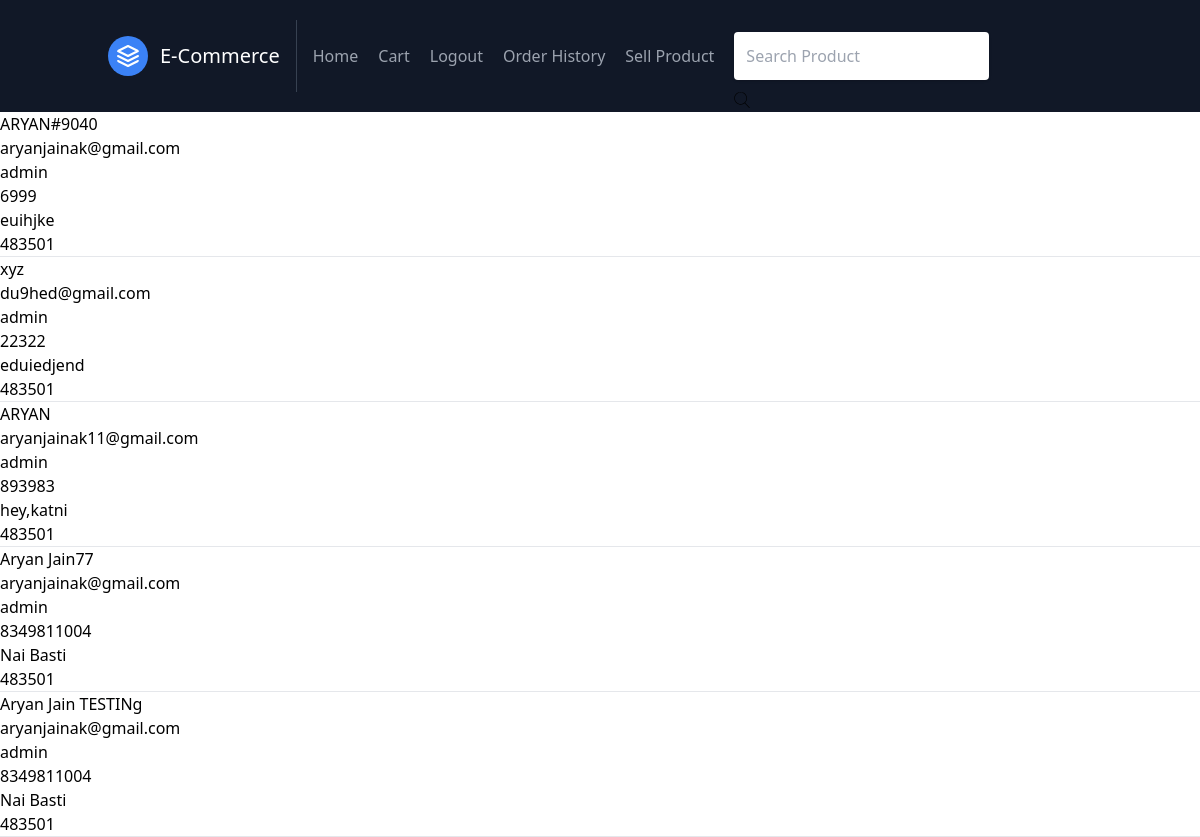
/auth/order_history/ (signed in), run on an earlier commit of the app's database.
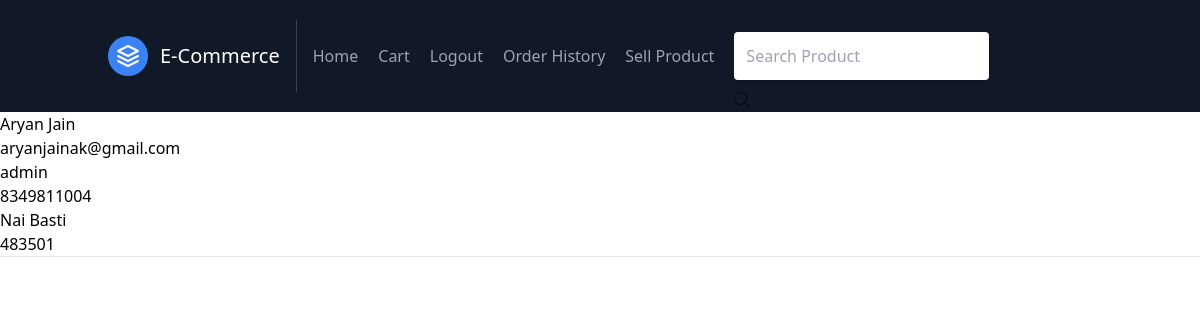
And on a later commit of the database.
### index/models.py (models this page shows, shortened)
class Order(models.Model):
    name=models.CharField(max_length=50)
    email=models.EmailField()
    author=models.ForeignKey(User,on_delete=models.CASCADE)
    phone_no=models.IntegerField(default=0)
    address=models.CharField(max_length=100)
    zipcode=models.IntegerField(default=0)

### users/views.py (the view)
# urls.py: path('order_history/',views.order_history,name='order_history'),
@login_required
def order_history(request):
    history=User.objects.all()
    return render(request,'users/order_history.html',{'history':history})

### users/templates/users/order_history.html (shortened to what this page needs)
{% extends "index/base.html" %}
{% block content %}
{% for op in user.order_set.all %}
{{op.name}}<br>
{{op.email}}<br>
{{op.author}}<br>
{{op.phone_no}}<br>
{{op.address}}<br>
{{op.zipcode}}<br>
<hr>
{% endfor %}
{% endblock content %}

### index/templates/index/base.html (shortened to what this page needs)
<!DOCTYPE html>
<html lang="en">
<head>
    <link href="https://unpkg.com/tailwindcss@^2/dist/tailwind.min.css" rel="stylesheet">
</head>
<body>
    <header class="text-gray-400 bg-gray-900 body-font">
        <div class="container mx-auto flex flex-wrap p-5 flex-col md:flex-row items-center">
          <a class="flex title-font font-medium items-center text-white mb-4 md:mb-0">
            <svg xmlns="http://www.w3.org/2000/svg" fill="none" stroke="currentColor" stroke-linecap="round" stroke-linejoin="round" stroke-width="2" class="w-10 h-10 text-white p-2 bg-blue-500 rounded-full" viewBox="0 0 24 24">
              <path d="M12 2L2 7l10 5 10-5-10-5zM2 17l10 5 10-5M2 12l10 5 10-5"></path>
            </svg>
            <span class="ml-3 text-xl">E-Commerce</span>
          </a>
          <nav class="md:mr-auto md:ml-4 md:py-1 md:pl-4 md:border-l md:border-gray-700	flex flex-wrap items-center text-base justify-center">
            <a href="{% url 'index:home' %}"  class="mr-5 hover:text-white">Home</a>
            <a href="{% url 'index:cart' %}"  class="mr-5 hover:text-white">Cart</a>
            {% if user.is_authenticated %}
            <a href="{% url 'users:logout' %}"  class="mr-5 hover:text-white">Logout</a>
            <a href="{% url 'users:order_history' %}"  class="mr-5 hover:text-white">Order History</a>
            <a href="{% url 'index:seller' %}"  class="mr-5 hover:text-white">Sell Product</a>
            {% else %}
            <a href="{% url 'users:login' %}"  class="mr-5 hover:text-white">Login</a>
            <a href="{% url 'users:register' %}"  class="mr-5 hover:text-white">Sign Up</a>
            {% endif %}
<div class="relative mr-6 my-2">
  <form method="POST" action="{% url 'index:search' %}">
  <input type="search"  name="searched" id="searched" class="bg-purple-white shadow rounded border-0 p-3" placeholder="Search Product">
  <div class="absolute pin-r pin-t mt-3 mr-4 text-purple-lighter">
  </form>
  </div>
</div>
      </header>
    {% block content %} {% endblock content %}
</body>
</html>

What changed in the data, as far as the page shows it:
removed Order: name "ARYAN#9040", email "aryanjainak@gmail.com", author "admin", phone_no "6999", address "euihjke", zipcode "483501"
removed Order: name "xyz", email "du9hed@gmail.com", author "admin", phone_no "22322", address "eduiedjend", zipcode "483501"
removed Order: name "ARYAN", email "aryanjainak11@gmail.com", author "admin", phone_no "893983", address "hey,katni", zipcode "483501"
removed Order: name "Aryan Jain77", email "aryanjainak@gmail.com", author "admin", phone_no "8349811004", address "Nai Basti", zipcode "483501"
removed Order: name "Aryan Jain TESTINg", email "aryanjainak@gmail.com", author "admin", phone_no "8349811004", address "Nai Basti", zipcode "483501"
added Order: name "Aryan Jain", email "aryanjainak@gmail.com", author "admin", phone_no "8349811004", address "Nai Basti", zipcode "483501"
